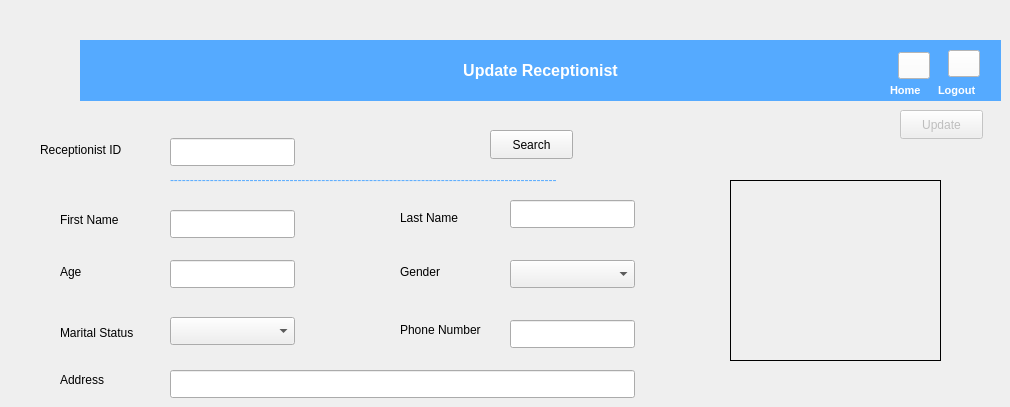
   <widget class="QWidget" name="tab_3">
    <attribute name="title">
     <string>Update Receptionist</string>
    </attribute>
    <widget class="QLabel" name="label_22">
     <property name="geometry">
      <rect>
       <x>60</x>
       <y>370</y>
       <width>63</width>
       <height>20</height>
      </rect>
     </property>
     <property name="text">
      <string>Address</string>
     </property>
    </widget>
    <widget class="QLabel" name="label_24">
     <property name="geometry">
      <rect>
       <x>60</x>
       <y>262</y>
       <width>63</width>
       <height>20</height>
      </rect>
     </property>
     <property name="text">
      <string>Age</string>
     </property>
    </widget>
    <widget class="QLabel" name="label_25">
     <property name="geometry">
      <rect>
       <x>400</x>
       <y>262</y>
       <width>63</width>
       <height>20</height>
      </rect>
     </property>
     <property name="text">
      <string>Gender</string>
     </property>
    </widget>
    <widget class="QPushButton" name="search_pushButton_4">
     <property name="geometry">
      <rect>
       <x>490</x>
       <y>130</y>
       <width>83</width>
       <height>29</height>
      </rect>
     </property>
     <property name="text">
      <string>Search</string>
     </property>
    </widget>
    <widget class="QComboBox" name="receptionist_gender_4">
     <property name="geometry">
      <rect>
       <x>510</x>
       <y>260</y>
       <width>125</width>
       <height>28</height>
      </rect>
     </property>
     <property name="currentIndex">
      <number>-1</number>
     </property>
     <item>
      <property name="text">
       <string>Male</string>
      </property>
     </item>
     <item>
      <property name="text">
       <string>Female</string>
      </property>
     </item>
    </widget>
    <widget class="QPushButton" name="update_pushButton">
     <property name="enabled">
      <bool>false</bool>
     </property>
     <property name="geometry">
      <rect>
       <x>900</x>
       <y>110</y>
       <width>83</width>
       <height>29</height>
      </rect>
     </property>
     <property name="text">
      <string>Update</string>
     </property>
    </widget>
    <widget class="QLineEdit" name="receptionist_age_4">
     <property name="geometry">
      <rect>
       <x>170</x>
       <y>260</y>
       <width>125</width>
       <height>28</height>
      </rect>
     </property>
    </widget>
    <widget class="QComboBox" name="receptionist_marital_status_4">
     <property name="geometry">
      <rect>
       <x>170</x>
       <y>317</y>
       <width>125</width>
       <height>28</height>
      </rect>
     </property>
     <property name="currentIndex">
      <number>-1</number>
     </property>
     <item>
      <property name="text">
       <string>Single</string>
      </property>
     </item>
     <item>
      <property name="text">
       <string>Married</string>
      </property>
     </item>
     <item>
      <property name="text">
       <string>Divorced</string>
      </property>
     </item>
     <item>
      <property name="text">
       <string>Widowed</string>
      </property>
     </item>
    </widget>
    <widget class="QLabel" name="label_31">
     <property name="geometry">
      <rect>
       <x>60</x>
       <y>312</y>
       <width>131</width>
       <height>41</height>
      </rect>
     </property>
     <property name="text">
      <string>Marital Status</string>
     </property>
    </widget>
    <widget class="QLabel" name="label_35">
     <property name="geometry">
      <rect>
       <x>400</x>
       <y>320</y>
       <width>111</width>
       <height>20</height>
      </rect>
     </property>
     <property name="text">
      <string>Phone Number</string>
     </property>
    </widget>
    <widget class="QLineEdit" name="receptionist_phone_number_4">
     <property name="geometry">
      <rect>
       <x>510</x>
       <y>320</y>
       <width>125</width>
       <height>28</height>
      </rect>
     </property>
    </widget>
    <widget class="QLineEdit" name="receptionist_address_4">
     <property name="geometry">
      <rect>
       <x>170</x>
       <y>370</y>
       <width>465</width>
       <height>28</height>
      </rect>
     </property>
    </widget>
    <widget class="QLineEdit" name="receptionist_id_4">
     <property name="geometry">
      <rect>
       <x>170</x>
       <y>138</y>
       <width>125</width>
       <height>28</height>
      </rect>
     </property>
    </widget>
    <widget class="QLineEdit" name="receptionist_first_name_4">
     <property name="geometry">
      <rect>
       <x>170</x>
       <y>210</y>
       <width>125</width>
       <height>28</height>
      </rect>
     </property>
    </widget>
    <widget class="QLabel" name="label_23">
     <property name="geometry">
      <rect>
       <x>60</x>
       <y>202</y>
       <width>71</width>
       <height>35</height>
      </rect>
     </property>
     <property name="text">
      <string>First Name</string>
     </property>
    </widget>
    <widget class="QLabel" name="label_28">
     <property name="geometry">
      <rect>
       <x>400</x>
       <y>200</y>
       <width>70</width>
       <height>35</height>
      </rect>
     </property>
     <property name="text">
      <string>Last Name</string>
     </property>
    </widget>
    <widget class="QLineEdit" name="receptionist_last_name_4">
     <property name="geometry">
      <rect>
       <x>510</x>
       <y>200</y>
       <width>125</width>
       <height>28</height>
      </rect>
     </property>
    </widget>
    <widget class="QLabel" name="label_104">
     <property name="geometry">
      <rect>
       <x>80</x>
       <y>40</y>
       <width>921</width>
       <height>61</height>
      </rect>
     </property>
     <property name="font">
      <font>
       <pointsize>12</pointsize>
       <bold>true</bold>
      </font>
     </property>
     <property name="autoFillBackground">
      <bool>false</bool>
     </property>
     <property name="styleSheet">
      <string notr="true">background-color: rgb(85, 170, 255);
color: rgb(255, 255, 255);</string>
     </property>
     <property name="text">
      <string>Update Receptionist</string>
     </property>
     <property name="alignment">
      <set>Qt::AlignCenter</set>
     </property>
     <property name="wordWrap">
      <bool>false</bool>
     </property>
     <property name="margin">
      <number>0</number>
     </property>
     <property name="indent">
      <number>-1</number>
     </property>
    </widget>
    <widget class="QLabel" name="img_4">
     <property name="geometry">
      <rect>
       <x>0</x>
       <y>35</y>
       <width>121</width>
       <height>71</height>
      </rect>
     </property>
     <property name="text">
      <string/>
     </property>
     <property name="pixmap">
      <pixmap resource="resource.qrc">:/images/add.png</pixmap>
     </property>
     <property name="scaledContents">
      <bool>true</bool>
     </property>
    </widget>
    <widget class="QLabel" name="label_39">
     <property name="geometry">
      <rect>
       <x>938</x>
       <y>80</y>
       <width>51</width>
       <height>20</height>
      </rect>
     </property>
     <property name="font">
      <font>
       <pointsize>8</pointsize>
       <bold>true</bold>
      </font>
     </property>
     <property name="styleSheet">
      <string notr="true">color: rgb(255, 255, 255);</string>
     </property>
     <property name="text">
      <string>Logout</string>
     </property>
    </widget>
    <widget class="QPushButton" name="logout_pushButton_4">
     <property name="geometry">
      <rect>
       <x>948</x>
       <y>50</y>
       <width>32</width>
       <height>27</height>
      </rect>
     </property>
     <property name="styleSheet">
      <string notr="true">background-color: rgb(255, 255, 255);</string>
     </property>
     <property name="text">
      <string/>
     </property>
     <property name="icon">
      <iconset resource="resource.qrc">
       <normaloff>:/images/logout.png</normaloff>:/images/logout.png</iconset>
     </property>
     <property name="iconSize">
      <size>
       <width>24</width>
       <height>24</height>
      </size>
     </property>
    </widget>
    <widget class="QPushButton" name="home_pushButton_4">
     <property name="geometry">
      <rect>
       <x>898</x>
       <y>52</y>
       <width>32</width>
       <height>27</height>
      </rect>
     </property>
     <property name="styleSheet">
      <string notr="true">background-color: rgb(255, 255, 255);</string>
     </property>
     <property name="text">
      <string/>
     </property>
     <property name="icon">
      <iconset resource="resource.qrc">
       <normaloff>:/images/home.png</normaloff>:/images/home.png</iconset>
     </property>
     <property name="iconSize">
      <size>
       <width>24</width>
       <height>24</height>
      </size>
     </property>
    </widget>
    <widget class="QLabel" name="label_40">
     <property name="geometry">
      <rect>
       <x>890</x>
       <y>80</y>
       <width>51</width>
       <height>20</height>
      </rect>
     </property>
     <property name="font">
      <font>
       <pointsize>8</pointsize>
       <bold>true</bold>
       <kerning>true</kerning>
      </font>
     </property>
     <property name="styleSheet">
      <string notr="true">color: rgb(255, 255, 255);</string>
     </property>
     <property name="text">
      <string>Home</string>
     </property>
    </widget>
    <widget class="QLabel" name="img_1_4">
     <property name="geometry">
      <rect>
       <x>730</x>
       <y>180</y>
       <width>211</width>
       <height>181</height>
      </rect>
     </property>
     <property name="frameShape">
      <enum>QFrame::Box</enum>
     </property>
     <property name="text">
      <string/>
     </property>
     <property name="pixmap">
      <pixmap resource="resource.qrc">:/images/user.png</pixmap>
     </property>
     <property name="scaledContents">
      <bool>true</bool>
     </property>
    </widget>
    <widget class="QLabel" name="label_42">
     <property name="geometry">
      <rect>
       <x>170</x>
       <y>170</y>
       <width>461</width>
       <height>20</height>
      </rect>
     </property>
     <property name="styleSheet">
      <string notr="true">color: rgb(85, 170, 255);</string>
     </property>
     <property name="text">
      <string>-------------------------------------------------------------------------------------------------</string>
     </property>
    </widget>
    <widget class="QLabel" name="label_27">
     <property name="geometry">
      <rect>
       <x>40</x>
       <y>140</y>
       <width>121</width>
       <height>20</height>
      </rect>
     </property>
     <property name="text">
      <string>Receptionist ID</string>
     </property>
    </widget>
   </widget>
